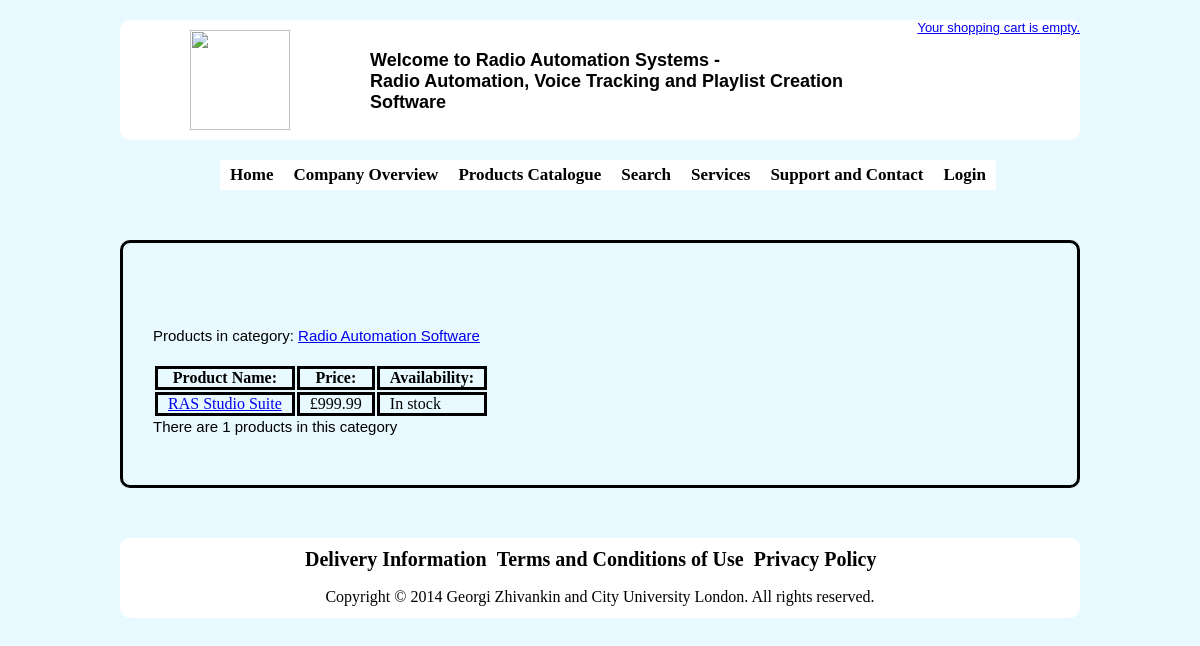
The page /category.php?categoryID=1 on the database its author committed.
### tables this page shows
CREATE TABLE IF NOT EXISTS `in3008_products` (
  `productID` smallint(6) NOT NULL AUTO_INCREMENT,
  `productName` varchar(100) NOT NULL,
  `productDescription` text,
  `productPrice` float NOT NULL,
  `productQuantity` int(11) DEFAULT NULL,
  PRIMARY KEY (`productID`),
  UNIQUE KEY `productID` (`productID`),
  KEY `productName` (`productName`)
);

CREATE TABLE IF NOT EXISTS `in3008_categories` (
  `categoryID` smallint(6) NOT NULL AUTO_INCREMENT,
  `categoryName` varchar(255) NOT NULL,
  `categoryDescription` varchar(255) DEFAULT NULL,
  `categoryParent` int(11) DEFAULT NULL,
  PRIMARY KEY (`categoryID`),
  UNIQUE KEY `categoryID` (`categoryID`),
  KEY `categoryName` (`categoryName`,`categoryDescription`)
);

### includes/mysql.inc.php (called while the page is built, shortened)
<?php
function connect()
{
$db_Link = mysql_connect(DB_HOST, DB_USER, DB_PASS) or die ('Cannot connect to the MySQL Server. Please go and check your username, password and database parameters in your configuration file.');
return $db_Link;
}
function query($query)
{
if(!isset($db_Link))
$db_Link = connect();
$result = mysql_query($query, $db_Link) or die('Error: ' . mysql_error());
$lastInsertID = mysql_insert_id($db_Link);
$returnArray = array();
$i=0;
while ($row = mysql_fetch_array($result, MYSQL_BOTH))
if ($row)
$returnArray[$i++]=$row;
return $returnArray;
}
?>

### category.php (the view, shortened to what this page needs)
<?php
require_once('config.php');
$categoryID = $_REQUEST['categoryID'];
$sql = "SELECT * FROM {$db_Prefix}products, {$db_Prefix}products2categories, {$db_Prefix}categories WHERE {$db_Prefix}categories.categoryID = {$db_Prefix}products2categories.categoryID AND {$db_Prefix}products.productID = {$db_Prefix}products2categories.productID AND {$db_Prefix}categories.categoryID = $categoryID";
$res = query($sql);
?>
<!DOCTYPE html PUBLIC "-//W3C//DTD XHTML 1.0 Strict//EN" "http://www.w3.org/TR/xhtml1/DTD/xhtml1-strict.dtd">
<html xmlns="http://www.w3.org/1999/xhtml">
<head>
<link href="css/style.css" rel="stylesheet" type="text/css" />
</head>
<body>
<div id="container">
<div id="header">
<?php include_once('header.php'); ?>
</div>
<div id="nav">
<?php include_once('nav.php'); ?>
</div>
<div id="content">
<br/>
<?php include_once('includes/message.inc.php'); ?>
<?php if ($res) { ?>
<p>Products in category: <a href="categories.php"><?php echo $res[0]['categoryName']; ?></a></p>
<table>
<tbody>
<tr>
<th>Product Name:</th>
<th>Price:</th>
<th>Availability:</th>
</tr>
<?php
foreach ($res as $product)
{
	?>
<tr>
<td><a href="product.php?productID=<?php echo $product['productID']; ?>"><?php echo $product['productName']; ?></a></td>
<td>&pound;<?php echo $product['productPrice']; ?></td>
<td><?php if ($product['productQuantity'] >> 0) { echo "In stock"; } else { echo "Out of stock"; } ?></td>
</tr>
<?php } ?>
</tbody>
</table>
<p>There are <?php echo count($res); ?> products in this category</p>
<?php } ?>
</div>
<div id="footer">
<?php include_once('footer.php'); ?>
</div>
</div>
</body>
</html>

### css/style.css (style rules this page uses)
* { margin:0px; padding:0px; }
body { background-color:#E8F9FF; }
#container { width: 960px; margin-top:20px; margin-left:auto; margin-right:auto; }
#header { border-radius:10px; width: 960px; height: 120px; background-color: #FFF; margin-top: -140px; margin-left: auto; margin-right: auto; position: absolute; border-color: #FFF; }
#nav { margin-top:160px; margin-left:100px; font-size:16px; }
#content { height: auto; margin-top: 50px; border-color:#FFF; border:solid; border-width:3px; border-radius:10px; padding:30px; }
p { margin-bottom: 20px; font-family: Arial, Helvetica, sans-serif; font-size: 13px; }
#content p { font-family: Arial, Helvetica, sans-serif; font-size: 15px; }
#footer { border-radius:10px; width: 960px; height: 80px; background-color: #FFF; margin-top: 50px; margin-left: auto; margin-right: auto; margin-bottom:30px; position: absolute; border-color: #FFF; }
table th, table td, table tr { padding-left:10px; padding-right:10px; border: solid; color: black; }

### rows shown on the page
in3008_products: in3008_categories.categoryName "Radio Automation Software", productName "RAS Studio Suite", productPrice "999.99", productQuantity "In stock"

### other values the page prints
SITE_TITLE "Radio Automation Systems"
SITE_DESCRIPTION "Radio Automation, Voice Tracking and Playlist Creation Software"
count($res) "1"
COPYRIGHT "Copyright © 2014 Georgi Zhivankin and City University London. All rights reserved."
